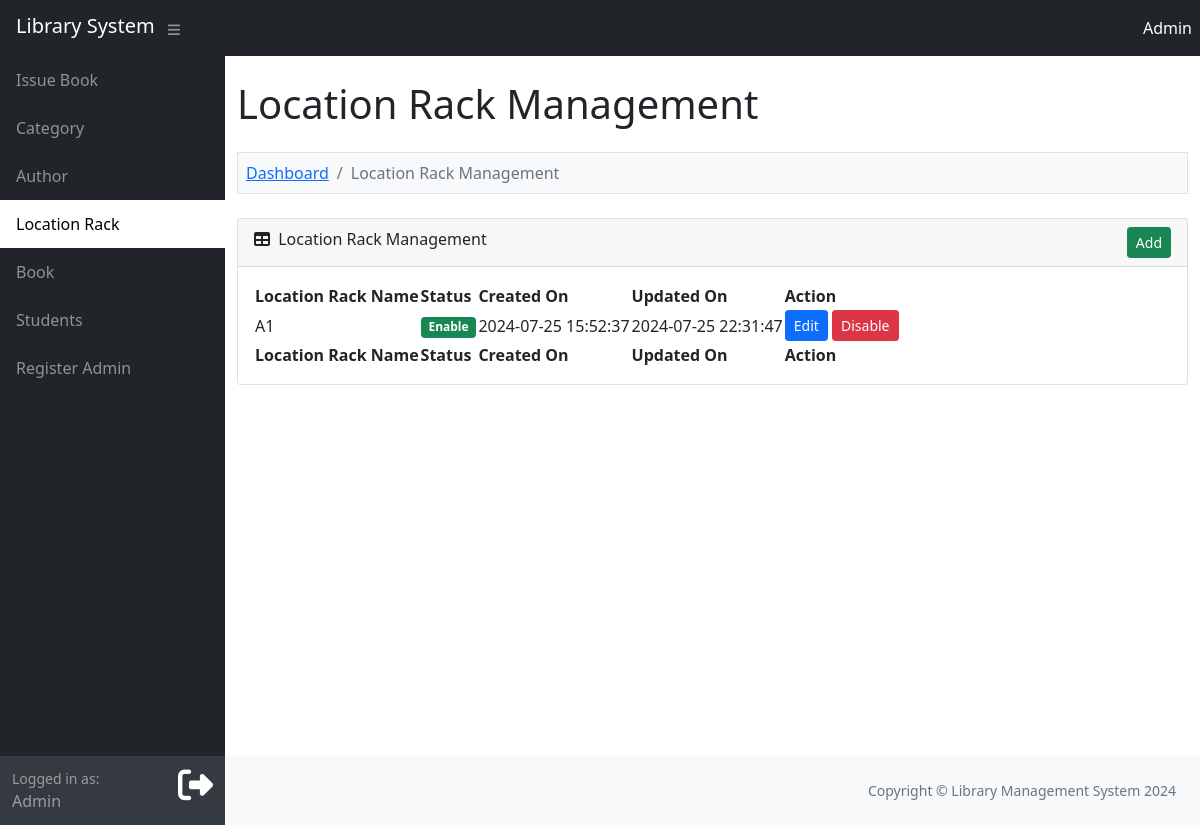
The page /admin/location_rack.php (signed in) on the database its author committed.
### tables this page shows
CREATE TABLE `lms_location_rack` (
  `location_rack_id` int(11) NOT NULL,
  `location_rack_name` varchar(200) NOT NULL,
  `location_rack_status` enum('Enable','Disable') NOT NULL,
  `location_rack_created_on` varchar(30) NOT NULL,
  `location_rack_updated_on` varchar(30) NOT NULL
);

### function.php (called while the page is built, shortened)
<?php
function convert_data($string, $action = 'encrypt')
{
	$encrypt_method = "AES-256-CBC";
	$secret_key = 'AA74CDCC2BBRT935136HH7B63C27';
	$secret_iv = '5fgf5HJ5g27';
	$key = hash('sha256', $secret_key);
	$iv = substr(hash('sha256', $secret_iv), 0, 16);
	if ($action == 'encrypt')
	{
		$output = openssl_encrypt($string, $encrypt_method, $key, 0, $iv);
	    $output = base64_encode($output);
	}
	else if ($action == 'decrypt')
	{
		$output = openssl_decrypt(base64_decode($string), $encrypt_method, $key, 0, $iv);
	}
	return $output;
}

### admin/location_rack.php (the view, shortened to what this page needs)
<?php
include '../database_connection.php';
include '../function.php';
$error = '';
$query = "
	SELECT * FROM lms_location_rack
    ORDER BY location_rack_name ASC
";
$statement = $connect->prepare($query);
$statement->execute();
include '../header.php';
?>
<div class="container-fluid py-4" style="min-height: 700px;">
	<h1>Location Rack Management</h1>
	<?php
	if (isset($_GET["action"])) {
		if ($_GET["action"] == 'add') {
	?>
			<ol class="breadcrumb mt-4 mb-4 bg-light p-2 border">
				<li class="breadcrumb-item"><a href="index.php">Dashboard</a></li>
				<li class="breadcrumb-item"><a href="category.php">Location Rack Management</a></li>
				<li class="breadcrumb-item active">Add Location Rack</li>
			</ol>
			<div class="row">
				<div class="col-md-6">
					<?php
					if ($error != '') {
						echo '
				<div class="alert alert-danger alert-dismissible fade show" role="alert"><ul class="list-unstyled">' . $error . '</ul> <button type="button" class="btn-close" data-bs-dismiss="alert" aria-label="Close"></button></div>
				';
					}
					?>
					<div class="card mb-4">
						<div class="card-header">
							<i class="fas fa-user-plus"></i> Add New Location Rack
						</div>
						<div class="card-body">
							<form method="post">
								<div class="mb-3">
									<label class="form-label">Location Rack Name</label>
									<input type="text" name="location_rack_name" id="location_rack_name" class="form-control" />
								</div>
								<div class="mt-4 mb-0">
									<input type="submit" name="add_location_rack" class="btn btn-success" value="Add" />
								</div>
							</form>
						</div>
					</div>
				</div>
			</div>
			<?php
		} else if ($_GET["action"] == 'edit') {
			$location_rack_id = convert_data($_GET["code"], 'decrypt');
			if ($location_rack_id > 0) {
				$query = "
				SELECT * FROM lms_location_rack
                WHERE location_rack_id = '$location_rack_id'
				";
				$location_rack_result = $connect->query($query);
				foreach ($location_rack_result as $location_rack_row) {
			?>
					<ol class="breadcrumb mt-4 mb-4 bg-light p-2 border">
						<li class="breadcrumb-item"><a href="index.php">Dashboard</a></li>
						<li class="breadcrumb-item"><a href="location_rack.php">Location Rack Management</a></li>
						<li class="breadcrumb-item active">Edit Location Rack</li>
					</ol>
					<div class="row">
						<div class="col-md-6">
							<div class="card mb-4">
								<div class="card-header">
									<i class="fas fa-user-edit"></i> Edit Location Rack Details
								</div>
								<div class="card-body">
									<form method="post">
										<div class="mb-3">
											<label class="form-label">Location Rack Name</label>
											<input type="text" name="location_rack_name" id="location_rack_name" class="form-control" value="<?php echo $location_rack_row["location_rack_name"]; ?>" />
										</div>
										<div class="mt-4 mb-0">
											<input type="hidden" name="location_rack_id" value="<?php echo $_GET['code']; ?>" />
											<input type="submit" name="edit_location_rack" class="btn btn-primary" value="Edit" />
										</div>
									</form>
								</div>
							</div>
						</div>
					</div>
		<?php
				}
			}
		}
	} else {
		?>
		<ol class="breadcrumb mt-4 mb-4 bg-light p-2 border">
			<li class="breadcrumb-item"><a href="index.php">Dashboard</a></li>
			<li class="breadcrumb-item active">Location Rack Management</li>
		</ol>
		<div class="card mb-4">
			<div class="card-header">
				<div class="row">
					<div class="col col-md-6">
						<i class="fas fa-table me-1"></i> Location Rack Management
					</div>
					<div class="col col-md-6" align="right">
						<a href="location_rack.php?action=add" class="btn btn-success btn-sm">Add</a>
					</div>
				</div>
			</div>
			<div class="card-body">
				<table id="datatablesSimple">
					<thead>
						<tr>
							<th>Location Rack Name</th>
							<th>Status</th>
							<th>Created On</th>
							<th>Updated On</th>
							<th>Action</th>
						</tr>
					</thead>
					<tfoot>
						<tr>
							<th>Location Rack Name</th>
							<th>Status</th>
							<th>Created On</th>
							<th>Updated On</th>
							<th>Action</th>
						</tr>
					</tfoot>
					<tbody>
						<?php
						if ($statement->rowCount() > 0) {
							foreach ($statement->fetchAll() as $row) {
								$location_rack_status = '';
								if ($row['location_rack_status'] == 'Enable') {
									$location_rack_status = '<div class="badge bg-success">Enable</div>';
								} else {
									$location_rack_status = '<div class="badge bg-danger">Disable</div>';
								}
								echo '
						<tr>
							<td>' . $row["location_rack_name"] . '</td>
							<td>' . $location_rack_status . '</td>
							<td>' . $row["location_rack_created_on"] . '</td>
							<td>' . $row["location_rack_updated_on"] . '</td>
							<td>
								<a href="location_rack.php?action=edit&code=' . convert_data($row["location_rack_id"]) . '" class="btn btn-sm btn-primary">Edit</a>
								<button type="button" name="delete_button" class="btn btn-danger btn-sm" onclick="delete_data(`' . $row["location_rack_id"] . '`, `' . $row["location_rack_status"] . '`)">Disable</button>
							</td>
						</tr>
						';
							}
						} else {
							echo '
					<tr>
						<td colspan="5" class="text-center">No Data Found</td>
					</tr>
					';
						}
						?>
					</tbody>
				</table>
			</div>
		</div>
	<?php
	}
	?>
</div>
<?php
include '../footer.php';
?>

### rows shown on the page
lms_location_rack: location_rack_name "A1", location_rack_status "Enable", location_rack_created_on "2024-07-25 15:52:37", location_rack_updated_on "2024-07-25 22:31:47"

### other values the page prints
$name "Admin"
